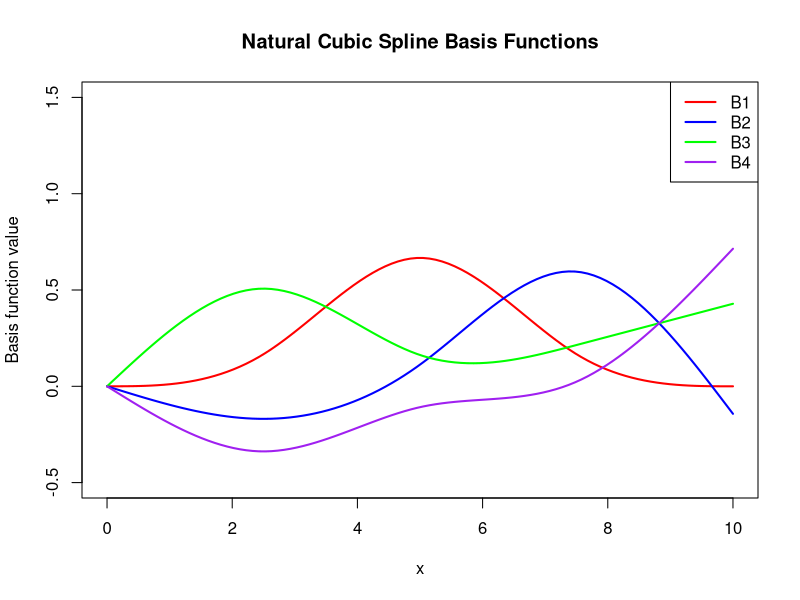

The R script that drew this image:
# Load necessary library
library(splines)

# Generate a sequence of x values (1-dimensional variable)
x <- seq(0, 10, length.out = 100)

# Generate the natural cubic spline basis matrix with 4 degrees of freedom
ns_basis <- ns(x, df = 4)

# Plot each basis function
plot(x, ns_basis[,1], type = 'l', col = 'red', lwd = 2, ylim = c(-0.5, 1.5),
     ylab = 'Basis function value', xlab = 'x', main = 'Natural Cubic Spline Basis Functions')
lines(x, ns_basis[,2], col = 'blue', lwd = 2)
lines(x, ns_basis[,3], col = 'green', lwd = 2)
lines(x, ns_basis[,4], col = 'purple', lwd = 2)
legend('topright', legend = paste("B", 1:4, sep=""), col = c('red', 'blue', 'green', 'purple'), lwd = 2)
